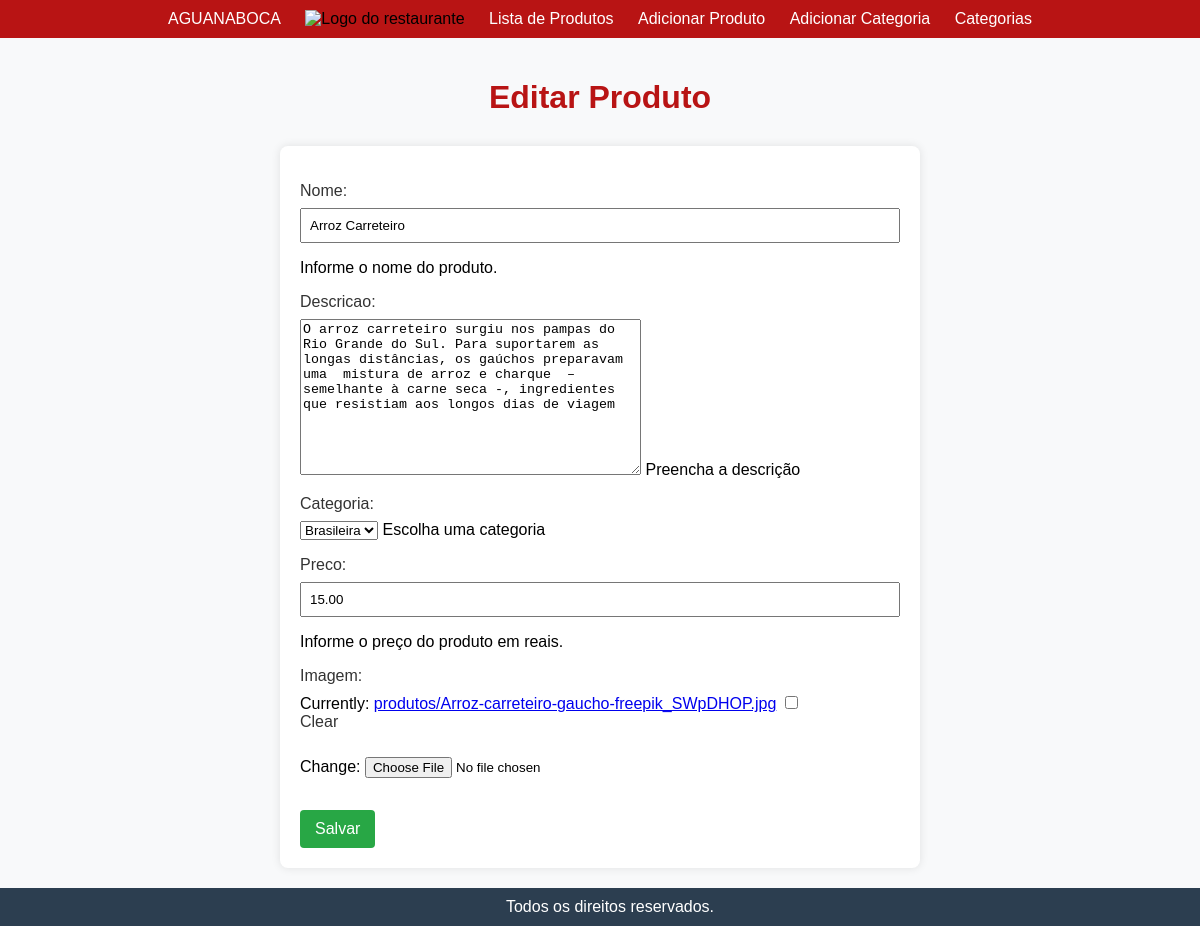
The app's page /edita_produto/10/ with its own data.
### projeto_aguanaboca/models.py (models this page shows, shortened)
class Produto(models.Model):
    nome = models.CharField(max_length=100)
    descricao = models.TextField()
    categoria = models.ForeignKey(Categoria, on_delete=models.CASCADE)
    preco = models.DecimalField(max_digits=8, decimal_places=2)
    imagem = models.ImageField(upload_to='produtos/', null=True, blank=True)

class Categoria(models.Model):
    nome = models.CharField(max_length=100)
    def __str__(self):
        return self.nome
    class Meta:
        app_label = 'projeto_aguanaboca'

### projeto_aguanaboca/views.py (the view)
# urls.py: path('edita_produto/<int:produto_id>/', edita_produto, name='edita_produto'),
def edita_produto(request, produto_id):
    produto = get_object_or_404(Produto, id=produto_id)
    if request.method == 'POST':
        form = ProdutoForm(request.POST, request.FILES, instance=produto)
        if form.is_valid():
            form.save()
            RegistroAtividade.objects.create(
                acao='edicao',
                usuario=request.user,
                item_id=produto.id,
                tipo_item='Produto',
            )
            return redirect('lista_produtos')
    else:
        form = ProdutoForm(instance=produto)
    return render(request, 'admin/edita_produto.html', {'form': form, 'produto': produto})

### projeto_aguanaboca/forms.py (shortened to what this page needs)
class ProdutoForm(forms.ModelForm):
    class Meta:
        model = Produto
        fields = '__all__'
        help_texts = {
            'nome': 'Informe o nome do produto.',
            'preco': 'Informe o preço do produto em reais.',
            'descricao': 'Preencha a descrição',
            'categoria': 'Escolha uma categoria'
        }

### projeto_aguanaboca/templates/admin/edita_produto.html (shortened to what this page needs)
{% extends "base.html" %}
{% block content %}
    <h1>Editar Produto</h1>
    <form method="post" enctype="multipart/form-data">
        {{ form.as_p }}
        <button type="submit">Salvar</button>
    </form>
{% endblock %}

### projeto_aguanaboca/templates/base.html (style rules this page uses)
body { margin: 0; }

### projeto_aguanaboca/templates/admin/edita_produto.html (style rules this page uses)
body { background-color: #f8f9fa; font-family: 'Helvetica', sans-serif; margin: 0; padding: 0; }
h1 { color: #b81414; text-align: center; margin-bottom: 30px; }
form { max-width: 600px; margin: 0 auto; background-color: #fff; padding: 20px; border-radius: 8px; box-shadow: 0 0 10px rgba(0, 0, 0, 0.1); }
label { display: block; margin-bottom: 8px; color: #333; }
input[type="text"], input[type="number"] { width: 100%; padding: 8px; margin-bottom: 16px; box-sizing: border-box; }
input[type="file"] { margin-bottom: 16px; }
button { background-color: #28a745; color: #fff; padding: 10px 15px; border: none; border-radius: 4px; cursor: pointer; font-size: 16px; }

### records on screen
Produto: nome "Arroz Carreteiro", descricao "O arroz carreteiro surgiu nos pampas do Rio Grande do Sul. Para suportarem as longas distâncias, os gaúchos preparavam uma mistura de arroz e charque – semelhante à carne seca -, ingredientes que resistiam aos longos dias de viagem", categoria "Brasileira", preco "15.00"
